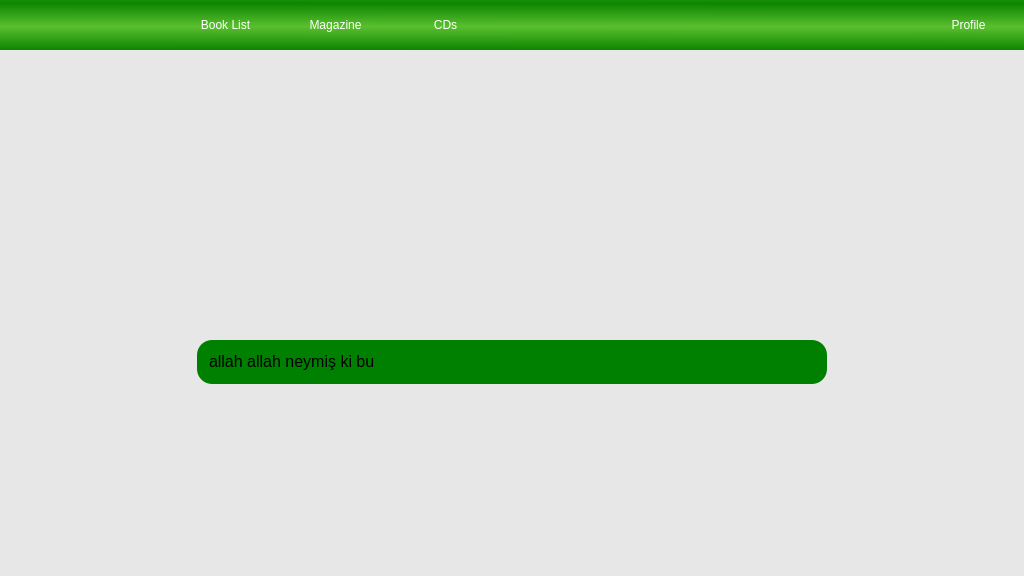
<?xml version="1.0" encoding="UTF-8"?>
<ui version="4.0">
 <class>UserDashboard</class>
 <widget class="QDialog" name="UserDashboard">
  <property name="geometry">
   <rect>
    <x>0</x>
    <y>0</y>
    <width>1024</width>
    <height>576</height>
   </rect>
  </property>
  <property name="windowTitle">
   <string>LibManager</string>
  </property>
  <property name="styleSheet">
   <string notr="true">background-color:white;</string>
  </property>
  <widget class="QLabel" name="logo_searchScreen">
   <property name="geometry">
    <rect>
     <x>272</x>
     <y>190</y>
     <width>479</width>
     <height>109</height>
    </rect>
   </property>
   <property name="styleSheet">
    <string notr="true">background-image: url(C:/LibManager/LibManager/LBResources/LibManager_searchScreen.png);
background-color:transparent;</string>
   </property>
   <property name="text">
    <string/>
   </property>
  </widget>
  <widget class="QLineEdit" name="searchBar">
   <property name="geometry">
    <rect>
     <x>197</x>
     <y>340</y>
     <width>630</width>
     <height>44</height>
    </rect>
   </property>
   <property name="styleSheet">
    <string notr="true">border-radius: 20px;
background-color: green;
border-radius: 15px;
color: black; 
font-size: 16px;
padding-left: 10px; 
padding-bottom: 2px;</string>
   </property>
   <property name="text">
    <string>allah allah neymiş ki bu</string>
   </property>
  </widget>
  <widget class="QWidget" name="navBar" native="true">
   <property name="geometry">
    <rect>
     <x>0</x>
     <y>0</y>
     <width>1024</width>
     <height>50</height>
    </rect>
   </property>
   <property name="styleSheet">
    <string notr="true">background-color: qlineargradient(spread:reflect, x1:0.484, y1:0.534091, x2:0.479, y2:1, stop:0 rgba(90, 191, 47, 255), stop:1 rgba(13, 134, 0, 255));</string>
   </property>
   <widget class="QLabel" name="LibManager_logo_navBar">
    <property name="geometry">
     <rect>
      <x>20</x>
      <y>12</y>
      <width>130</width>
      <height>29</height>
     </rect>
    </property>
    <property name="styleSheet">
     <string notr="true">background-image: url(C:/LibManager/LibManager/LBResources/LibManager_navBar.png);
background-color: transparent;</string>
    </property>
    <property name="text">
     <string/>
    </property>
   </widget>
   <widget class="QPushButton" name="BookList_button">
    <property name="geometry">
     <rect>
      <x>170</x>
      <y>0</y>
      <width>111</width>
      <height>50</height>
     </rect>
    </property>
    <property name="styleSheet">
     <string notr="true">QPushButton {
    background-color: transparent;
    color: white;
    padding: 5px;
	border-color: transparent;
	border-radius: 0px;
}
QPushButton:hover {
	background-color: rgb(136, 202, 129);
	border-radius: 0px;
}</string>
    </property>
    <property name="text">
     <string>Book List</string>
    </property>
   </widget>
   <widget class="QPushButton" name="Magazines_button">
    <property name="geometry">
     <rect>
      <x>280</x>
      <y>0</y>
      <width>111</width>
      <height>50</height>
     </rect>
    </property>
    <property name="styleSheet">
     <string notr="true">QPushButton {
    background-color: transparent;
    color: white;
    padding: 5px;
	border-color: transparent;
	border-radius: 0px;
}
QPushButton:hover {
	background-color: rgb(136, 202, 129);
	border-radius: 0px;
}</string>
    </property>
    <property name="text">
     <string>Magazine</string>
    </property>
   </widget>
   <widget class="QPushButton" name="cd_button">
    <property name="geometry">
     <rect>
      <x>390</x>
      <y>0</y>
      <width>111</width>
      <height>50</height>
     </rect>
    </property>
    <property name="styleSheet">
     <string notr="true">QPushButton {
    background-color: transparent;
    color: white;
    padding: 5px;
	border-color: transparent;
	border-radius: 0px;
}
QPushButton:hover {
	background-color: rgb(136, 202, 129);
	border-radius: 0px;
}</string>
    </property>
    <property name="text">
     <string>CDs</string>
    </property>
   </widget>
   <widget class="QPushButton" name="profile_button">
    <property name="geometry">
     <rect>
      <x>913</x>
      <y>0</y>
      <width>111</width>
      <height>50</height>
     </rect>
    </property>
    <property name="styleSheet">
     <string notr="true">QPushButton {
    background-color: transparent;
    color: white;
    padding: 5px;
	border-color: transparent;
	border-radius: 0px;
}
QPushButton:hover {
	background-color: rgb(136, 202, 129);
	border-radius: 0px;
}</string>
    </property>
    <property name="text">
     <string>Profile</string>
    </property>
   </widget>
  </widget>
  <widget class="QLabel" name="allBackground">
   <property name="geometry">
    <rect>
     <x>0</x>
     <y>0</y>
     <width>1024</width>
     <height>576</height>
    </rect>
   </property>
   <property name="styleSheet">
    <string notr="true">background-color: rgb(231, 231, 231);</string>
   </property>
   <property name="text">
    <string/>
   </property>
  </widget>
  <zorder>allBackground</zorder>
  <zorder>logo_searchScreen</zorder>
  <zorder>searchBar</zorder>
  <zorder>navBar</zorder>
 </widget>
 <resources/>
 <connections/>
</ui>
